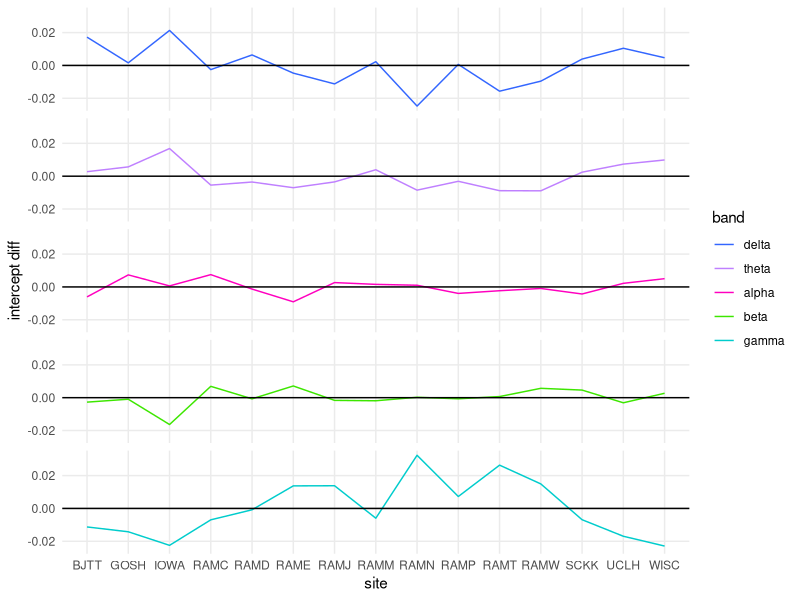

Recreate this plot in R.
################################################################################

# Quick invesitagion into site effects, is anything obvious driving differences

################################################################################

# packages
library(lme4)      # mixed effect models
library(ggplot2)   # plots
library(reshape)   # melt data

# database ROI level data
setwd("/media/b6036780/8TB1/norm-ieeg-age-sex-site/")
BPdata_full=read.csv("Data/ROI1_relBP_full.csv")

# bands
band = c("delta", "theta", "alpha", "beta", "gamma")

# colours
fb_colors=c("#3366ff","#bf80ff","#ff00bf","#3de600","#00cccc")

# empty df
intercepts = data.frame(matrix(nrow = length(unique(BPdata_full$Site)), ncol = length(band)))
intercepts$site=unique(BPdata_full$Site)
colnames(intercepts)=c(band,"site")

# models 
delta=lmer(deltaBP~Age+(1|Site), data=BPdata_full)
theta=lmer(thetaBP~Age+(1|Site), data=BPdata_full)
alpha=lmer(alphaBP~Age+(1|Site), data=BPdata_full)
beta=lmer(betaBP~Age+(1|Site), data=BPdata_full)
gamma=lmer(gammaBP~Age+(1|Site), data=BPdata_full)

# site intercepts
intercepts$delta=coef(delta)$Site[,"(Intercept)"] - fixef(delta)[1]
intercepts$theta=coef(theta)$Site[,"(Intercept)"] - fixef(theta)[1]
intercepts$alpha=coef(alpha)$Site[,"(Intercept)"] - fixef(alpha)[1]
intercepts$beta =coef(beta)$Site[,"(Intercept)"]  - fixef(beta)[1]
intercepts$gamma=coef(gamma)$Site[,"(Intercept)"] - fixef(gamma)[1]

# melt for ggplot
intercepts = melt(intercepts, id.vars = ("site"))
colnames(intercepts) = c("site","band","intercept")

# plot
ggplot(aes(x=site,y=intercept,color=band,group=band),data=intercepts) +
  geom_line() + geom_hline(yintercept = 0) + scale_color_manual(values = fb_colors) + 
  theme_minimal() + ylab("intercept diff") + facet_wrap(~band,ncol=1) +
  theme(strip.background = element_blank(),strip.text = element_blank(),
        panel.grid.minor = element_blank())

# can break line before facet wrap and drop gamma from df to view all on one plot
